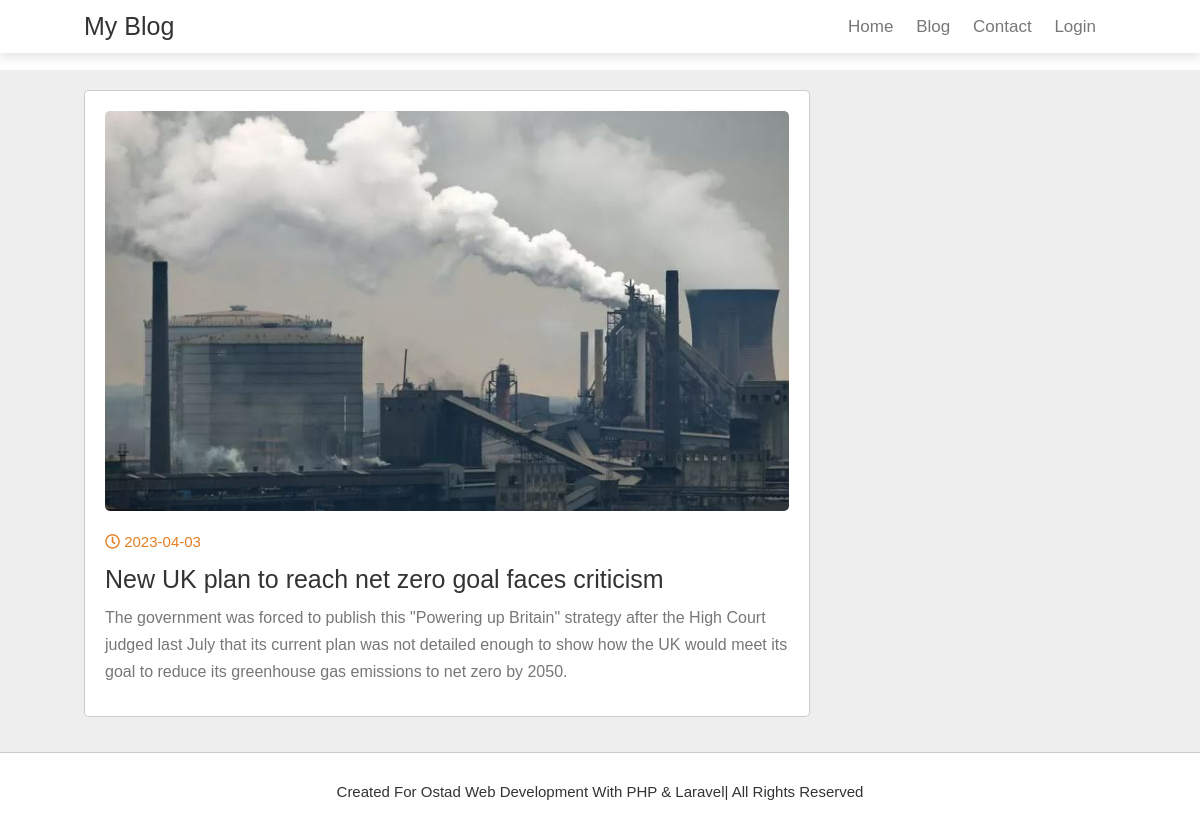
Page /single-post.php?id=2 on the committed database.
### tables this page shows
CREATE TABLE IF NOT EXISTS `post` (
  `id` int(11) NOT NULL AUTO_INCREMENT,
  `title` varchar(150) NOT NULL,
  `category` varchar(150) NOT NULL,
  `photo` varchar(255) NOT NULL,
  `description` text NOT NULL,
  `user_id` int(11) NOT NULL,
  `create_at` timestamp NOT NULL DEFAULT current_timestamp(),
  PRIMARY KEY (`id`)
);

### single-post.php (the view, shortened to what this page needs)
<?php
include('db.php');
include('includes/header.php');
?>
<section class="container" id="posts" style="margin-top:70px">
    <div class="posts-container">
    <?php
        $blog_id = $_GET['id'];
        $sql = "SELECT * FROM post WHERE id= '$blog_id'";
        $result = mysqli_query($linkDB, $sql);
        if (mysqli_num_rows($result) > 0) {
            while ($row = mysqli_fetch_assoc($result)) {?>
        <div class="post">
            <img src="assets/post-img/<?php echo $row['photo']; ?>" alt="" class="image">
            <div class="date">
                <i class="far fa-clock"></i>
                <span><?php echo date('Y-m-d',strtotime($row['create_at'])) ?></span>
            </div>
            <h3 class="title"><?php echo $row['title']; ?></h3>
            <p class="text"><?php echo $row['description']; ?></p>
        </div>
        <?php } }else{?>
            <h3>No Post Found!</h3>
        <?php }?>
    </div>
</section>
<?php include('includes/footer.php');?>

### assets/css/style.css (style rules this page uses)
:root { --orange: #e67e22; --black: #333; --light-color: #777; --border: 0.1rem solid rgba(0, 0, 0, 0.2); --box-shadow: 0 0.5rem 1rem rgba(0, 0, 0, 0.1); }
* { margin: 0; padding: 0; box-sizing: border-box; outline: none; border: none; text-decoration: none; font-family: Verdana, Geneva, Tahoma, sans-serif; font-weight: lighter; }
html { font-size: 62.5%; overflow-x: hidden; scroll-behavior: smooth; scroll-padding-top: 6rem; }
section { padding: 2rem 7%; }
.container { display: grid; grid-template-columns: 2.5fr 1fr; gap: 1.5rem; background: #eee; }
.container .posts-container .post { width: 100%; padding: 2rem; background: #fff; border: var(--border); border-radius: 0.5rem; margin-bottom: 1.5rem; }
.container .posts-container .post .image { height: 40rem; width: 100%; border-radius: 0.5rem; object-fit: cover; }
.container .posts-container .post .date { padding-top: 2rem; font-size: 1.5rem; color: var(--orange); }
.container .posts-container .post .title { padding-top: 1.5rem; font-size: 2.5rem; color: var(--black); }
.container .posts-container .post .text { color: var(--light-color); font-size: 1.6rem; line-height: 1.7; padding: 1rem 0; }

### rows in the picture
post: photo (picture), create_at "2023-04-03", title "New UK plan to reach net zero goal faces criticism", description "The government was forced to publish this \"Powering up Britain\" strategy after the High Court judged last July that its current plan was not detailed enough to show how the UK would meet its goal to reduce its greenhouse gas emissions to net zero by 2050."
